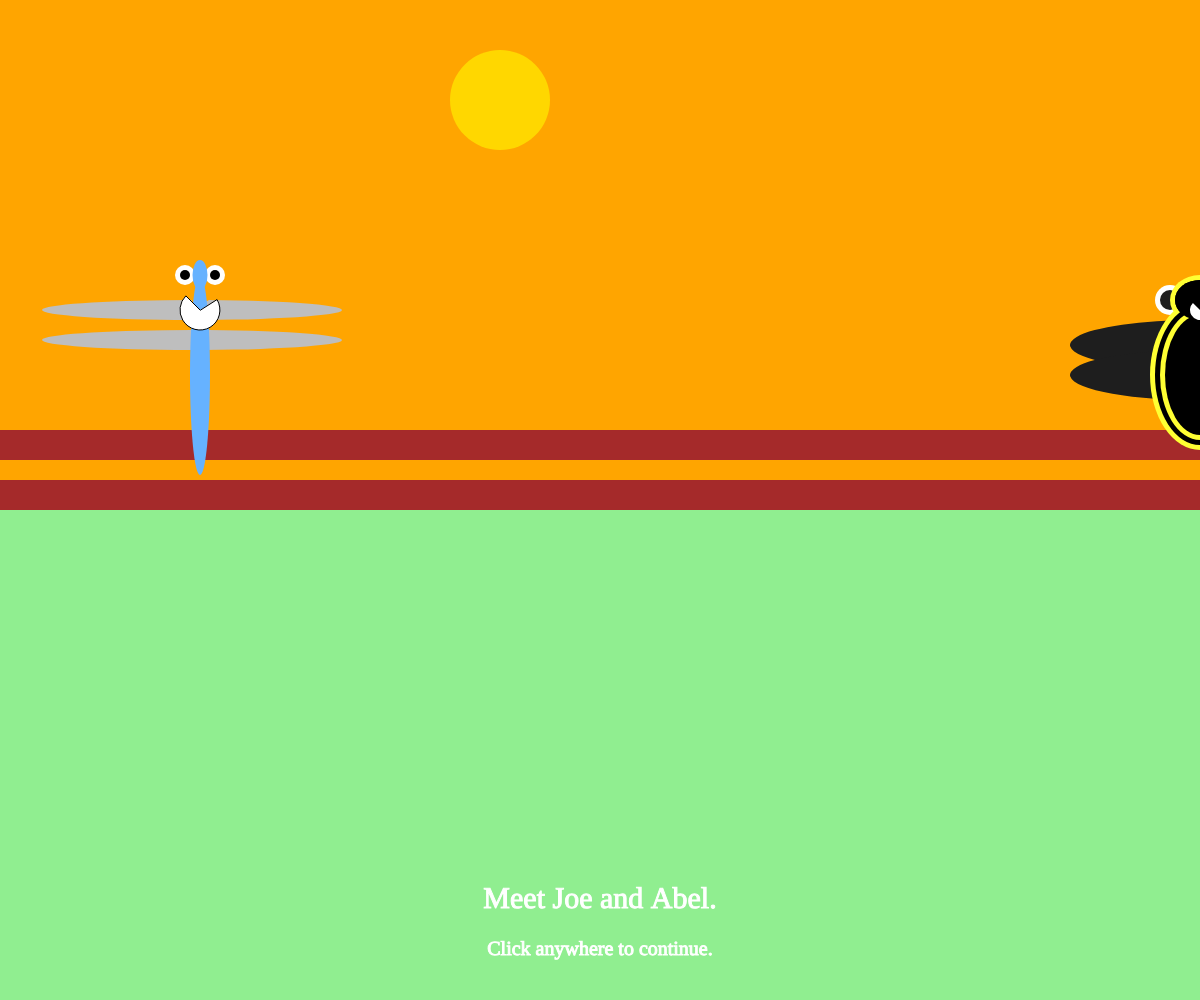
Frame 1 (no input)
Frame 60 (no input): identical to frame 1, image omitted
Frame 120 (the mouse pressed at the canvas centre since frame 60): identical to frame 1, image omitted

The p5.js sketch that drew this single still picture (run headless with seeded random() and noise() and a simulated clock; from frame 60 on, the mouse is pressed at the canvas centre):

// p5.js sketch
// ── sketch.js
/*
	mmp 310 week 3 (02/13/2019)
	interactive story 3
	plot sketch, adding functions
*/


// global Variables
var x = 200; // main x postion
var y = 200; // main y postion
var w = 200; // main width
var h = 200; // main height

// Joel
var joelOffset = 200; // offset

// Joel Head
//var joelHeadX = joelOffset; // joel x postion
var joelHeadY = joelOffset + 75; // joel y postion 
var joelHeadW = joelOffset - 185; // joel width
var joelHeadH = joelOffset - 170; // joel height

// Joel Body
//var joelBodyX = joelOffset + ;  // joel x position
var joelBodyY = joelOffset + 175; // joel y position
var joelBodyW = joelOffset - 180; // joel width
var joelBodyH = joelOffset + 0;   // joel height

// Joel top wings
//var joelTopWingsX = joelOffset +; // joel x position
var joelTopWingsY = joelOffset + 140;   // joel y position
var joelTopWingsW = joelOffset + 100;   // joel width
var joelTopWingsH = joelOffset - 180;   // joel height

// Joel bottom wings
//var joelBottomWingX = joelOffset +;  // joel x position
var joelBottomWingY = joelOffset + 170;  // joel y position
var joelBottomWingW = joelOffset + 100;  // joel width
var joelBottomWingH = joelOffset - 180;  // joel hieght

// Joel Outter eyes
//var joelOutterEyeX = joelOffset +;  // joel x position
var joelOutterEyeY = joelOffset + 75;  // joel y position
var joelOutterEyeW = joelOffset - 180;  // joel width
var joelOutterEyeH = joelOffset - 180;  // joel hieght

// Joel eye pupils
//var joelPupilX = joelOffset +;  // joel x position
var joelPupilY = joelOffset + 75;  // joel y position
var joelPupilW = joelOffset - 190;  // joel width
var joelPupilH = joelOffset - 190;  // joel hieght

// Joel mouth
//var joelMouthX = joelOffset +;  // joel x position
var joelMouthY = joelOffset + 110;  // joel y position
var joelMouthW = joelOffset - 160;  // joel width
var joelMouthH = joelOffset - 160;  // joel hieght

   
// Abel

var abelOffset = 200;

// Abel Head Main
//var abelHeadMainX = joelOffset; // joel x postion
var abelHeadMainY = joelOffset + 100; // joel y postion 
var abelHeadMainW = joelOffset - 140; // joel width
var abelHeadMainH = joelOffset - 150; // joel height

// Abel Head Layer1
//var abelHeadLayer1X = joelOffset; // joel x postion
var abelHeadLayer1Y = joelOffset + 100; // joel y postion 
var abelHeadLayer1W = joelOffset - 150; // joel width
var abelHeadLayer1H = joelOffset - 160; // joel height

// Abel Head Layer2
//var abelHeadLayer2X = joelOffset; // joel x postion
var abelHeadLayer2Y = joelOffset + 100; // joel y postion 
var abelHeadLayer2W = joelOffset - 160; // joel width
var abelHeadLayer2H = joelOffset - 170; // joel height

// Abel Head Layer3
//var abelHeadX = joelOffset; // joel x postion
var abelHeadLayer3Y = joelOffset + 100; // joel y postion 
var abelHeadLayer3W = joelOffset - 150; // joel width
var abelHeadLayer3H = joelOffset - 160; // joel height

// Abeel Body main
//var abelBodyMainX = joelOffset + ;  // joel x position
var abelBodyMianY = joelOffset + 175; // joel y position
var abelBodyMainW = joelOffset - 100; // joel width
var abelBodyMainH = joelOffset - 50;   // joel height

// Abeel Body Layer 1
//var abelBodyLayer1X = joelOffset + ;  // joel x position
var abelBodyLayer1Y = joelOffset + 175; // joel y position
var abelBodyLayer1W = joelOffset - 110; // joel width
var abelBodyLayer1H = joelOffset - 60;   // joel height

// Abeel Body Layer 2
//var abelBodyLayer2X = joelOffset + ;  // joel x position
var abelBodyLayer2Y = joelOffset + 175; // joel y position
var abelBodyLayer2W = joelOffset - 120; // joel width
var abelBodyLayer2H = joelOffset - 70;   // joel height

// Abeel Body Layer 3
//var abelBodyLayer3X = joelOffset + ;  // joel x position
var abelBodyLayer3Y = joelOffset + 175; // joel y position
var abelBodyLayer3W = joelOffset - 130; // joel width
var abelBodyLayer3H = joelOffset - 80;   // joel height

// Abel top wings
//var abelTopWingsX = joelOffset +; // joel x position
var abelTopWingsY = joelOffset + 145;   // joel y position
var abelTopWingsW = joelOffset + 50;   // joel width
var abelTopWingsH = joelOffset - 150;   // joel height

// Abel bottom wings
//var abelBottomWingX = joelOffset +;  // joel x position
var abelBottomWingY = joelOffset + 175;  // joel y position
var abelBottomWingW = joelOffset + 50;  // joel width
var abelBottomWingH = joelOffset - 150;  // joel hieght

// Abel Outter eyes
//var abelOutterEyeX = joelOffset +;  // joel x position
var abelOutterEyeY = joelOffset + 100;  // joel y position
var abelOutterEyeW = joelOffset - 170;  // joel width
var abelOutterEyeH = joelOffset - 170;  // joel hieght

// Abel eye pupils
//var abelPupilX = joelOffset +;  // joel x position
var abelPupilY = joelOffset + 100;  // joel y position
var abelPupilW = joelOffset - 180;  // joel width
var abelPupilH = joelOffset - 180;  // joel hieght

// Abel mouth
//var abelMouthX = joelOffset +;  // joel x position
var abelMouthY = joelOffset + 110;  // joel y position
var abelMouthW = joelOffset - 180;  // joel width
var abelMouthH = joelOffset - 180;  // joel hieght



// clouds
var cloudX = 100;
var cloudY = 100;
var cloudW = 100;
var cloudH = 100;
//var clouudSize = 100;

// stars
var starX = 100;
var starY = 100;

// sun
var sunX = 100;
var sunY = 100;
var sunW = 100;
var sunH = 100;
//var sunSize = 100;

// chapters
var chapter = "morning"; // day, night
var whichFruit;

function setup() {
	createCanvas(windowWidth, windowHeight);
	textAlign(CENTER, CENTER);
	textFont('Hanalei Fill');
}

function draw() {
	background(200);
	
	if (chapter == "morning") {
        background('orange');
		fill('gold');
        noStroke();
		ellipse(500, 100, 100);
        
        // Grass
        noStroke();
        fill("lightgreen");  // grass color
        rect(x - 200, y + 280, windowWidth, windowHeight);
        
        
        
        // Fence 1
        noStroke();
        fill("brown");  // fence color
        rect(x - 200, y + 230, windowWidth, h - 170);
        
        // Fence 2
        noStroke();
        fill("brown");  // fence color
        rect(x - 200, y + 280, windowWidth, h - 170);
        
		abel(800, 200, 200);  // first character
		joel(200, 100, 200); // second character
        
        
		narrative("Meet Joe and Abel.", "Click anywhere to continue.");
	} else if (chapter == "day") {
        background('lightblue');
		fill('yellow');
        noStroke();
		ellipse(800, 100, 100);
        
        // clouds 1
        noStroke();
        fill("white");   
        ellipse(cloudX + 100, cloudY - 50, cloudW - 50);
        ellipse(cloudX + 130, cloudW - 40, cloudW- 50);
        ellipse(cloudX + 110, cloudY - 30, cloudW - 50);
        
        // clouds 2
        noStroke();
        fill("white");   
        ellipse(cloudX + 350, cloudY - 30, cloudW - 50);
        ellipse(cloudX + 320, cloudY - 20, cloudW - 50);
        ellipse(cloudX + 360, cloudY + 10, cloudW - 50);
        ellipse(cloudX + 330, cloudY + 10, cloudW - 50);
        
        // clouds 3
        noStroke();
        fill("white");   
        ellipse(cloudX + 500, cloudY + 70, cloudW - 50);
        ellipse(cloudX + 470, cloudY + 80, cloudW - 50);
        ellipse(cloudX + 510, cloudY + 90, cloudW - 50);
        
        // clouds 4
        noStroke();
        fill("white");   
        ellipse(cloudX + 650, cloudY - 30, cloudW - 50);
        ellipse(cloudX + 620, cloudY - 20, cloudW - 50);
        ellipse(cloudX + 660, cloudY - 10, cloudW - 50);
        ellipse(cloudX + 630, cloudY + 10, cloudW - 50);
        
        // clouds 5
        noStroke();
        fill("white");   
        ellipse(cloudX + 750, cloudY + 70, cloudW - 50);
        ellipse(cloudX + 720, cloudY + 80, cloudW - 50);
        ellipse(cloudX + 760, cloudY + 90, cloudW - 50);
        ellipse(cloudX + 730, cloudY + 110, cloudW - 50);
        
        // clouds 6
        noStroke();
        fill("white");   
        ellipse(cloudX + 850, cloudY + 70, cloudW - 50);
        ellipse(cloudX + 820, cloudY + 80, cloudW - 50);
        ellipse(cloudX + 860, cloudY + 90, cloudW - 50);
        ellipse(cloudX + 830, cloudY + 110, cloudW - 50);
        
        // Grass
        noStroke();
        fill("lightgreen");  // grass color
        rect(x - 200, y + 280, windowWidth, windowHeight);
        
		abel(600, 150, 200);  
		joel(300, 75, 200);
		narrative("Then Joel eats Abel or Abel eats Joel.", "Click on one of the characters to eat it.");
	} else if (chapter == "night") {
		if (whichFruit == "joel") {
            background('darkblue');
            
            // Moon
            noStroke();
            fill("white");    // Moon color
            ellipse(sunX - 30, sunW + 20, sunW + 0, sunH + 0);
            
            
            // star 1
            noStroke();
            fill("white"); 
            beginShape();
            vertex(starX + 319, starY - 28);
            vertex(starX + 329, starY - 56);
            vertex(starX + 295, starY - 48);
            endShape(CLOSE) // top Star
            
            beginShape();
            vertex(starX + 305, starY - 61);
            vertex(starX + 332, starY - 43);
            vertex(starX + 299, starY - 29);
            endShape(CLOSE) // bottom star
            
            // star 2
            noStroke();
            fill("white"); 
            beginShape();
            vertex(starX + 419, starY + 72);
            vertex(starX + 429, starY + 44);
            vertex(starX + 395, starY + 52);
            endShape(CLOSE) // top Star
            
            beginShape();
            vertex(starX + 405, starY + 39);
            vertex(starX + 432, starY + 57);
            vertex(starX + 399, starY + 71);
            endShape(CLOSE) // bottom star
            
            // star 3
            noStroke();
            fill("white"); 
            beginShape();
            vertex(starX + 519, starY - 28);
            vertex(starX + 529, starY - 56);
            vertex(starX + 495, starY - 48);
            endShape(CLOSE) // top Star
            
            beginShape();
            vertex(starX + 505, starY - 61);
            vertex(starX + 532, starY - 43);
            vertex(starX + 499, starY - 29);
            endShape(CLOSE) // bottom star
            
            // star 4
            noStroke();
            fill("white"); 
            beginShape();
            vertex(starX + 619, starY + 72);
            vertex(starX + 629, starY + 44);
            vertex(starX + 595, starY + 52);
            endShape(CLOSE) // top Star
            
            beginShape();
            vertex(starX + 605, starY + 39);
            vertex(starX + 632, starY + 57);
            vertex(starX + 599, starY + 71);
            endShape(CLOSE) // bottom star
            
            // star 5
            noStroke();
            fill("white"); 
            beginShape();
            vertex(starX + 719, starY - 28);
            vertex(starX + 729, starY - 56);
            vertex(starX + 695, starY - 48);
            endShape(CLOSE) // top Star
            
            beginShape();
            vertex(starX + 705, starY - 61);
            vertex(starX + 732, starY - 43);
            vertex(starX + 699, starY - 29);
            endShape(CLOSE) // bottom star
            
            // Grass
        noStroke();
        fill("lightgreen");  // grass color
        rect(x - 200, y + 280, windowWidth, windowHeight);
            
			abel(300, 100, 300);
			narrative("Abel is Stuff.", "Click anywhere to start over.");
		}
		if (whichFruit == "abel") {
            background('darkblue');
            
            // Moon
            noStroke();
            fill("white");    // Moon color
            ellipse(sunX - 30, sunW + 20, sunW + 0, sunH + 0);
            
            // star 1
            noStroke();
            fill("white"); 
            beginShape();
            vertex(starX + 319, starY - 28);
            vertex(starX + 329, starY - 56);
            vertex(starX + 295, starY - 48);
            endShape(CLOSE) // top Star
            
            beginShape();
            vertex(starX + 305, starY - 61);
            vertex(starX + 332, starY - 43);
            vertex(starX + 299, starY - 29);
            endShape(CLOSE) // bottom star
            
            // star 2
            noStroke();
            fill("white"); 
            beginShape();
            vertex(starX + 419, starY + 72);
            vertex(starX + 429, starY + 44);
            vertex(starX + 395, starY + 52);
            endShape(CLOSE) // top Star
            
            beginShape();
            vertex(starX + 405, starY + 39);
            vertex(starX + 432, starY + 57);
            vertex(starX + 399, starY + 71);
            endShape(CLOSE) // bottom star
            
            // star 3
            noStroke();
            fill("white"); 
            beginShape();
            vertex(starX + 519, starY - 28);
            vertex(starX + 529, starY - 56);
            vertex(starX + 495, starY - 48);
            endShape(CLOSE) // top Star
            
            beginShape();
            vertex(starX + 505, starY - 61);
            vertex(starX + 532, starY - 43);
            vertex(starX + 499, starY - 29);
            endShape(CLOSE) // bottom star
            
            // star 4
            noStroke();
            fill("white"); 
            beginShape();
            vertex(starX + 619, starY + 72);
            vertex(starX + 629, starY + 44);
            vertex(starX + 595, starY + 52);
            endShape(CLOSE) // top Star
            
            beginShape();
            vertex(starX + 605, starY + 39);
            vertex(starX + 632, starY + 57);
            vertex(starX + 599, starY + 71);
            endShape(CLOSE) // bottom star
            
            // star 5
            noStroke();
            fill("white"); 
            beginShape();
            vertex(starX + 719, starY - 28);
            vertex(starX + 729, starY - 56);
            vertex(starX + 695, starY - 48);
            endShape(CLOSE) // top Star
            
            beginShape();
            vertex(starX + 705, starY - 61);
            vertex(starX + 732, starY - 43);
            vertex(starX + 699, starY - 29);
            endShape(CLOSE) // bottom star
            
            
            // Grass
        noStroke();
        fill("lightgreen");  // grass color
        rect(x - 200, y + 280, windowWidth, windowHeight);
			
			joel(600, 50, 200 - 150);
			narrative("Joel is Stuff.", "Click anywhere to start over.");
		}
	}
}

function mouseClicked() {
	// change chapter
	if (chapter == "morning") chapter = "day";
//	else if (chapter == "day") chapter = "night";
	else if (chapter == "night") chapter = "morning";
    
    
	
	// detect which character is clicked
	else if (chapter == "day") {
		// clicked abel
		var abelDist = dist(mouseX, mouseY, 300, 200);
		if (abelDist < 800) {
			whichFruit = "abel";
			chapter = "night";
		}
		// clicked joel
		var joelDist = dist(mouseX, mouseY, 400, 100);
		if (joelDist < 260 / 2) {
			whichFruit = "joel";
			chapter = "night";
		}
	}
}

function abel(x, s, o) {
	var eyeSize = s / 10;
    
    //Character 2 
    noStroke();
    fill(255);  // outter eye colors
    
    // Character 2 
    ellipse(x + 370, y + 100, w - 170, h - 170);  // outter left eye
    
    // Characater 2 
    ellipse(x + 430, y + 100, w - 170, h - 170);  // outter right eye
    
    
    //Character 2 
    noStroke();
    fill(30);  // eye colors
    
    // Character 2 
    ellipse(x + 370, y + 100, w - 180, h - 180);  // left pupil
    
    // Characater 2 
    ellipse(x + 430, y + 100, w - 180, h - 180);  // right pupil
    
    //character 2
    arc(x + 395, y + 145, w + 50, h - 150, 100, PI + HALF_PI, PIE);  // top wings 
    
    //character 2
    arc(x + 395, y + 175, w + 50, h - 150, 100, PI + HALF_PI, PIE);  // bottom wings
    
    
    //Character 2 Main
    noStroke();
    fill(255, 255, 51);
    
    // Character 2 
    ellipse(x + 400, y + 100, w - 140, h - 150);  // head
    
    // Characater 2  
    ellipse(x + 400, y + 175, o - 100, h - 50);  // Body
    
    
    
    //Character 2 layer 1
    noStroke();
    fill(0);
    
    // Character 2 
    ellipse(x + 400, y + 100, w - 150, h - 160); // head
    
    // Characater 2  
    ellipse(x + 400, y + 175, o - 110, h - 60); // Body
    
    
    
    //Character 2 
    noStroke();
    fill(255, 255, 51); // layer 2
    
    // Character 2 
    ellipse(x + 400, y + 100, w - 160, h - 170); // head
    
    // Characater 2  
    ellipse(x + 400, y + 175, o - 120, h - 70); // Body
    
    
    
    //Character 2 
    noStroke(); 
    fill(0);  // layer 3
    
    // Character 2 
    ellipse(x + 400, y + 100, w - 150, h - 160); // head
    
    // Characater 2 
    ellipse(x + 400, y + 175, o - 130, h - 80);  // Body
    
    
    //Character 2 
    noStroke(); 
    fill(255);  // mouth color
    
    //character 2
    arc(x + 400, y + 110, w - 180, h - 180, 100, PI + QUARTER_PI, PIE);  // mouth
    
    // end of character 2

}

function joel(x, s, o) {
    
    //Character 1 
    noStroke();
    fill(255);  // eye colors
    
    // Characater 1 
    ellipse(x - 15, y + 75, w - 180, h - 180);  // Outter left eye
    
    // Characater 1 
    ellipse(x + 15, y + 75, w - 180, h - 180);  // Outter right eye
    
    
    
    //Character 1 
    noStroke();
    fill(0);  // eye colors
    
    // Characater 1 
    ellipse(x - 15, y + 75, w - 190, h - 190);  // left pupil
    
    // Characater 1 
    ellipse(x + 15, y + 75, w - 190, h - 190);  // right pupil
    
    
    //Character 1 
    noStroke();
    fill(190);  // wings color   
    
    //character 1
    arc(x - 8, y + 110, w + 100, h -180, 100, PI + HALF_PI, PIE);  // top wings  
    
    //character 1
    arc(x - 8, y + 140, w + 100, h - 180, 100, PI + HALF_PI, PIE);  // bottom wings
    
    
    
    //Character 1 
    noStroke();
    fill(102, 178, 255);  // head and body color
    
    // Characater 1 
    ellipse(x + 0, y + 75, w - 185, h - 170);  // head
    
    // Characater 1 
    ellipse(x + 0, y + 175, o - 180, h + 0);  // Body
    
    
    
    stroke(0);
    fill(255);
    
    //character 1
    arc(x + 0, y + 110, w - 160, h - 160, 100, PI + QUARTER_PI, PIE);  // mouth
    
    
    // end of character 1
    
}

function narrative(story, instructions) {
	// narrative
	stroke(255);
	textSize(30);
	text(story, width / 2, height - 100);
	// instructions
	textSize(20);
	text(instructions, width / 2, height - 50);
    
}
